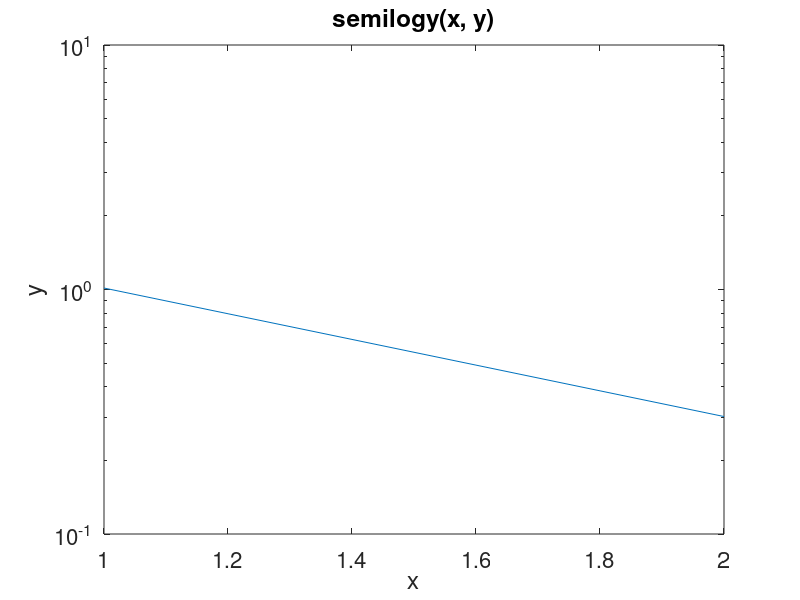

Recreate this plot in MATLAB.
x = 1:0.2:2;
y = [1.0139, 0.7959, 0.6249, 0.4906, 0.3851, 0.3023];

semilogy(x,y);

set(gca, 'fontsize', 16);

xlabel('x');
ylabel('y');

title('semilogy(x, y)');